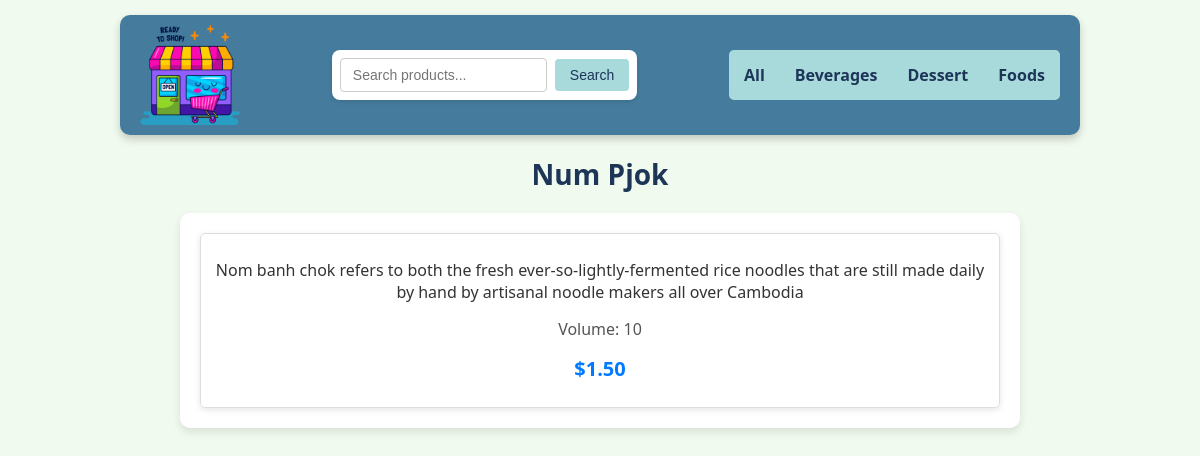
Screenshot of /product/2/ with the database file from the repository.
### shop/models.py (models this page shows, shortened)
class Category(models.Model):
    name = models.CharField(max_length=30)

class Product(models.Model):
    name = models.CharField(max_length=30)
    category = models.ForeignKey(Category, on_delete=models.CASCADE)
    price = models.FloatField()
    volume = models.CharField(max_length=10)
    description = models.CharField(max_length=255)
    image = models.ImageField(upload_to='Images/', blank=True, null=True)

### shop/views/productdetailsview.py (the view)
# urls.py: path('product/<int:id>/', ProductDetailsView.as_view(), name='product-details'),
class ProductDetailsView(TemplateView):
    template_name = "shop/productdetails.html"
    def get(self, request, id):
        categories = Category.objects.order_by("name")
        try:
            product = Product.objects.get(id=id)
        except Product.DoesNotExist:
            raise Http404("Product not found")
        context = {
            "categories": [{"id": c.id, "name": c.name} for c in categories],
            "title": product.name,
            "description": product.description,
            "price": product.price,
            "volume": product.volume,
            "image": product.image,
        }
        template = loader.get_template(self.template_name)
        return HttpResponse(template.render(context, request))

### shop/templatetags/html_formatters.py (called while the page is built)
def currency_dollar(value):
    return f"${value:.2f}"

### shop/templates/shop/productdetails.html (shortened to what this page needs)
{% extends "shop/master.html" %}
{% load static %}
{% load html_formatters %}
{% block main %}
  <div class="product-container">
    <div class="product-description">
      <p>{{ description }}</p>
      <p class="volume">Volume: {{ volume }}</p>
      <p class="price">{{ price | currency_dollar }}</p>
    </div>
  </div>
{% endblock %}

### shop/templates/shop/master.html (shortened to what this page needs)
<!DOCTYPE html>
<html lang="en">
<head>
  {% load static %}
  <link rel="stylesheet" href="{% static 'shop/styles/screen.css' %}">
</head>
<body>
  <header>
    <img src="{% static 'shop/Images/shop.png' %}" alt="Logo" class="logo">
    <form method="GET" action="{% url 'index' %}" class="search-form">
      <input type="text" name="q" value="{{ request.GET.q }}" placeholder="Search products...">
      <button type="submit">Search</button>
    </form>
    <nav id="categories">
      <ul>
        <li><a href="{% url 'index' %}">All</a></li>
        {% for category in categories %}
        <li><a href="{% url 'category-details' category.id %}">{{ category.name }}</a></li>
        {% endfor %}
      </ul>
    </nav>
  </header>
  <h1>{{ title }}</h1>
  {% block main %}
  {% endblock %}
</body>
</html>

### shop/static/shop/styles/screen.css (style rules this page uses)
body { font-family: 'Segoe UI', Tahoma, Geneva, Verdana, sans-serif; font-weight: 400; margin: 0; padding: 0; width: 100%; max-width: 960px; margin: 0 auto; background-color: #f1faee; }
header { margin-top: 15px; display: flex; justify-content: space-between; align-items: center; padding: 10px 20px; background-color: #457b9d; border-radius: 10px; box-shadow: 0 4px 8px rgba(0, 0, 0, 0.2); transition: box-shadow 0.3s, transform 0.3s; }
.logo { width: 100px; transition: transform 0.3s, filter 0.3s; }
nav#categories { border-radius: 5px; background-color: #a8dadc; height: 50px; display: flex; align-items: center; transition: background-color 0.3s, transform 0.3s; }
nav#categories ul { list-style: none; padding: 0; margin: 0; display: flex; height: 100%; }
nav#categories ul li { margin: 0 15px; transition: transform 0.3s; }
nav#categories ul li a { color: #1d3557; text-decoration: none; font-size: 16px; font-weight: 600; line-height: 50px; transition: color 0.3s, text-decoration 0.3s, transform 0.3s; }
h1 { color: #1d3557; text-align: center; margin: 20px 0; font-size: 28px; font-weight: 600; transition: color 0.3s, transform 0.3s; }
.search-form { display: flex; align-items: center; margin: 20px 0; padding: 8px; background-color: #fff; border-radius: 8px; box-shadow: 0 2px 4px rgba(0, 0, 0, 0.1); max-width: 500px; margin: 20px auto; transition: box-shadow 0.3s, transform 0.3s; }
.search-form input[type="text"] { flex: 1; padding: 8px 12px; border: 1px solid #ccc; border-radius: 4px; font-size: 14px; outline: none; transition: border-color 0.3s, box-shadow 0.3s; }
.search-form button { padding: 8px 15px; margin-left: 8px; background-color: #a8dadc; color: #1d3557; border: none; border-radius: 4px; font-size: 14px; cursor: pointer; transition: background-color 0.3s, transform 0.3s, box-shadow 0.3s; }
.product-container { max-width: 800px; margin: 20px auto; padding: 20px; background-color: #fff; border-radius: 10px; box-shadow: 0 4px 8px rgba(0, 0, 0, 0.1); text-align: center; }
.product-container p { color: #333; font-size: 16px; margin: 15px 0; }
.product-container .price { font-size: 20px; font-weight: 600; color: #007bff; }
.product-container .volume { font-size: 16px; color: #555; }
.product-description { padding: 10px; border: 1px solid #ddd; border-radius: 5px; box-shadow: 0 2px 6px rgba(0, 0, 0, 0.1); }

### rows the page displays
Category: name "Beverages"
Category: name "Dessert"
Category: name "Foods"
Product: name "Num Pjok", description "Nom banh chok refers to both the fresh ever-so-lightly-fermented rice noodles that are still made daily by hand by artisanal noodle makers all over Cambodia", volume "10", price "$1.50"
